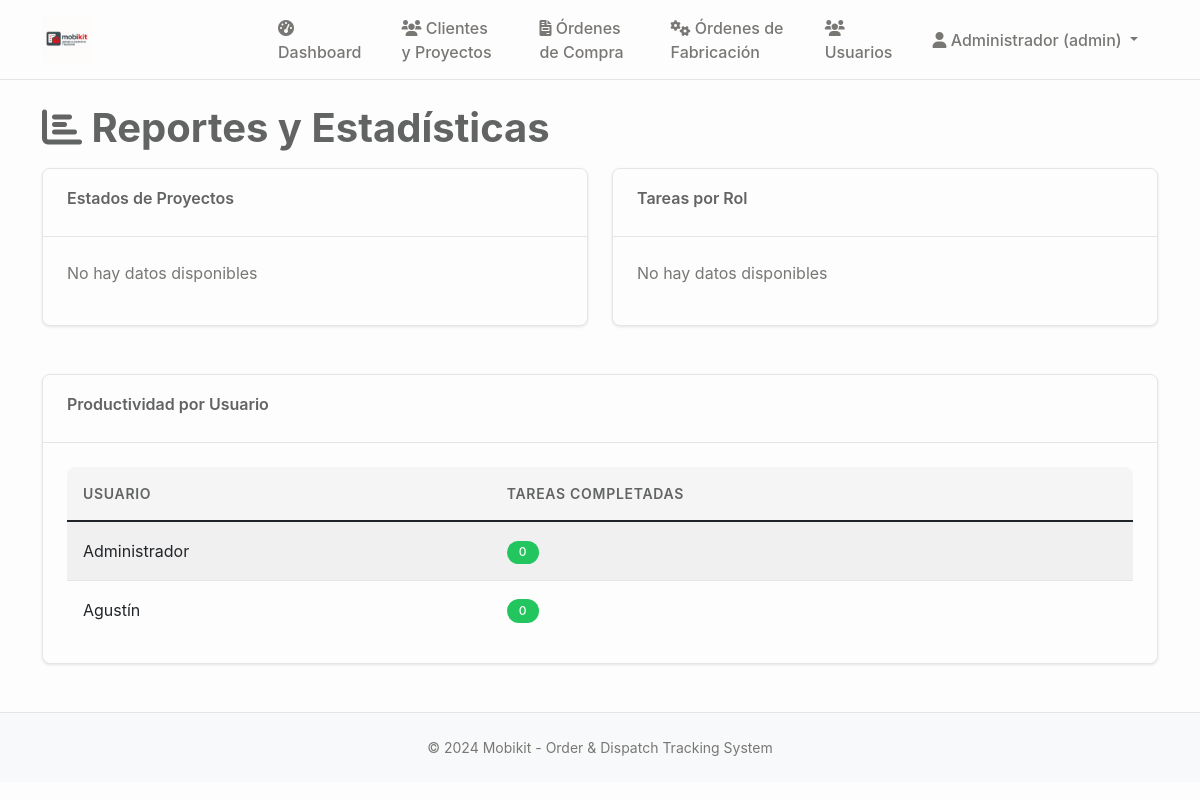
Page /reportes (signed in) on the committed database.
### tables this page shows
CREATE TABLE usuarios (
    id INTEGER PRIMARY KEY AUTOINCREMENT,
    username TEXT UNIQUE NOT NULL,
    password_hash TEXT NOT NULL,
    rol TEXT NOT NULL CHECK (rol IN ('admin', 'general', 'diseñador', 'operación', 'embalaje', 'despacho')),
    nombre TEXT NOT NULL,
    apellido TEXT,
    email TEXT UNIQUE,
    telefono TEXT,
    area_id INTEGER,
    activo BOOLEAN DEFAULT TRUE,
    ultimo_acceso TIMESTAMP,
    created_at TIMESTAMP DEFAULT CURRENT_TIMESTAMP,
    updated_at TIMESTAMP DEFAULT CURRENT_TIMESTAMP,
    FOREIGN KEY (area_id) REFERENCES areas (id)
);

### main.py (the view)
@app.route('/reportes')
@login_required
@role_required(['admin', 'general'])
def reportes():
    conn = sqlite3.connect('mobikit.db')
    cursor = conn.cursor()
    cursor.execute('''
        SELECT estado, COUNT(*) as cantidad
        FROM proyectos
        GROUP BY estado
    ''')
    estados_proyecto = cursor.fetchall()
    cursor.execute('''
        SELECT rol_asignado, COUNT(*) as cantidad
        FROM tareas
        GROUP BY rol_asignado
    ''')
    tareas_rol = cursor.fetchall()
    cursor.execute('''
        SELECT u.nombre, COUNT(t.id) as tareas_completadas
        FROM usuarios u
        LEFT JOIN tareas t ON u.id = t.usuario_asignado_id AND t.estado = 'completada'
        GROUP BY u.id, u.nombre
        ORDER BY tareas_completadas DESC
    ''')
    productividad = cursor.fetchall()
    conn.close()
    return render_template('reportes.html',
                           estados_proyecto=estados_proyecto,
                           tareas_rol=tareas_rol,
                           productividad=productividad)

### main.py (called while the page is built)
def login_required(f):
    @wraps(f)
    def decorated_function(*args, **kwargs):
        if 'user_id' not in session:
            return redirect(url_for('login'))
        return f(*args, **kwargs)
    return decorated_function

def role_required(roles):
    def decorator(f):
        @wraps(f)
        def decorated_function(*args, **kwargs):
            if 'user_role' not in session or session['user_role'] not in roles:
                flash('No tienes permisos para acceder a esta página', 'error')
                return redirect(url_for('dashboard'))
            return f(*args, **kwargs)
        return decorated_function
    return decorator

### templates/reportes.html (shortened to what this page needs)
{% extends "base.html" %}
{% block content %}
<h1><i class="fas fa-chart-bar"></i> Reportes y Estadísticas</h1>
<div class="row">
    <div class="col-md-6">
        <div class="card">
            <div class="card-header">
                <h6>Estados de Proyectos</h6>
            </div>
            <div class="card-body">
                {% if estados_proyecto %}
                {% for estado in estados_proyecto %}
                <div class="d-flex justify-content-between align-items-center mb-2">
                    <span>{{ estado[0]|title }}</span>
                    <span class="badge bg-primary">{{ estado[1] }}</span>
                </div>
                {% endfor %}
                {% else %}
                <p class="text-muted">No hay datos disponibles</p>
                {% endif %}
            </div>
        </div>
    </div>
    <div class="col-md-6">
        <div class="card">
            <div class="card-header">
                <h6>Tareas por Rol</h6>
            </div>
            <div class="card-body">
                {% if tareas_rol %}
                {% for rol in tareas_rol %}
                <div class="d-flex justify-content-between align-items-center mb-2">
                    <span>{{ rol[0]|title }}</span>
                    <span class="badge bg-secondary">{{ rol[1] }}</span>
                </div>
                {% endfor %}
                {% else %}
                <p class="text-muted">No hay datos disponibles</p>
                {% endif %}
            </div>
        </div>
    </div>
</div>
<div class="card mt-4">
    <div class="card-header">
        <h6>Productividad por Usuario</h6>
    </div>
    <div class="card-body">
        {% if productividad %}
        <div class="table-responsive">
            <table class="table table-striped">
                <thead>
                    <tr>
                        <th>Usuario</th>
                        <th>Tareas Completadas</th>
                    </tr>
                </thead>
                <tbody>
                    {% for usuario in productividad %}
                    <tr>
                        <td>{{ usuario[0] }}</td>
                        <td>
                            <span class="badge bg-success">{{ usuario[1] }}</span>
                        </td>
                    </tr>
                    {% endfor %}
                </tbody>
            </table>
        </div>
        {% else %}
        <p class="text-muted">No hay datos de productividad disponibles</p>
        {% endif %}
    </div>
</div>
{% endblock %}

### templates/base.html (shortened to what this page needs)
<!DOCTYPE html>
<html lang="es">
<head>
    <link href="https://cdn.jsdelivr.net/npm/bootstrap@5.1.3/dist/css/bootstrap.min.css" rel="stylesheet">
    <link href="https://cdnjs.cloudflare.com/ajax/libs/font-awesome/6.0.0/css/all.min.css" rel="stylesheet">
    <link href="{{ url_for('static', filename='css/style.css') }}" rel="stylesheet">
</head>
<body>
    <nav class="navbar navbar-expand-lg navbar-dark bg-primary">
        <div class="container">
            <a class="navbar-brand" href="{{ url_for('dashboard') }}">
                <img src="{{ url_for('static', filename='img/mobikit-logo.png') }}" alt="Mobikit Logo" style="height: 60px; width: auto; object-fit: contain; max-width: 200px;">
            </a>
            {% if session.user_id %}
            <div class="collapse navbar-collapse" id="navbarNav">
                <ul class="navbar-nav me-auto">
                    <li class="nav-item">
                        <a class="nav-link" href="{{ url_for('dashboard') }}">
                            <i class="fas fa-tachometer-alt"></i> Dashboard
                        </a>
                    </li>
                    <li class="nav-item">
                        <a class="nav-link" href="{{ url_for('clientes') }}">
                            <i class="fas fa-users"></i> Clientes y Proyectos
                        </a>
                    </li>
                    <li class="nav-item">
                        <a class="nav-link {% if request.endpoint == 'ordenes_compra' %}active{% endif %}" href="{{ url_for('ordenes_compra') }}">
                            <i class="fas fa-file-invoice"></i> Órdenes de Compra
                        </a>
                    </li>
                    <li class="nav-item">
                        <a class="nav-link {% if request.endpoint == 'ordenes_fabricacion' %}active{% endif %}" href="{{ url_for('ordenes_fabricacion') }}">
                            <i class="fas fa-cogs"></i> Órdenes de Fabricación
                        </a>
                    </li>
                    {% if session.user_role == 'admin' %}
                    <li class="nav-item">
                        <a class="nav-link" href="{{ url_for('usuarios') }}">
                            <i class="fas fa-users"></i> Usuarios
                        </a>
                    </li>
                    {% endif %}
                </ul>
                <ul class="navbar-nav">
                    <li class="nav-item dropdown">
                        <a class="nav-link dropdown-toggle" href="#" id="navbarDropdown" role="button" data-bs-toggle="dropdown">
                            <i class="fas fa-user"></i> {{ session.user_name }} ({{ session.user_role }})
                        </a>
                    </li>
                </ul>
            </div>
            {% endif %}
        </div>
    </nav>
    <main class="container mt-4">
        {% block content %}{% endblock %}
    </main>
    <footer class="bg-light mt-5 py-4">
        <div class="container text-center">
            <p class="mb-0">&copy; 2024 Mobikit - Order & Dispatch Tracking System</p>
        </div>
    </footer>
</body>
</html>

### static/css/style.css (style rules this page uses)
:root { --mobikit-red: #EF1A1F; --mobikit-red-light: #F58B8F; --mobikit-red-dark: #C7161A; --mobikit-gray: #626363; --mobikit-gray-logo: #626363; --mobikit-light-gray: #8C8C8C; --mobikit-dark-gray: #4A4A4A; --mobikit-white: #FDFDFD; --mobikit-light-bg: #FAFAFA; --mobikit-border: #E5E5E5; --mobikit-hover: #F5F5F5; --mobikit-text-light: #787774; --mobikit-sidebar: #F7F6F3; --mobikit-cocinas: #EF1A1F; --mobikit-closet: #626363; --mobikit-success: #22C55E; --mobikit-warning: #F59E0B; --mobikit-info: #626363; --mobikit-danger: #EF1A1F; }
* { box-sizing: border-box; }
body { font-family: -apple-system, BlinkMacSystemFont, 'Segoe UI', Roboto, 'Helvetica Neue', Arial, sans-serif; background-color: var(--mobikit-white); color: var(--mobikit-gray); line-height: 1.5; margin: 0; padding: 0; }
.navbar { background-color: var(--mobikit-white) !important; border-bottom: 1px solid var(--mobikit-border); padding: 0.75rem 1.5rem; box-shadow: none; height: 80px; position: sticky; top: 0; z-index: 1000; }
.navbar-brand { font-weight: 600; color: var(--mobikit-gray) !important; font-size: 1.3rem; display: flex; align-items: center; gap: 0.75rem; text-transform: lowercase; }
.navbar-brand img { max-height: 60px; width: auto; object-fit: contain; max-width: 200px; }
.nav-link { color: var(--mobikit-text-light) !important; font-weight: 500; padding: 0.5rem 1rem !important; border-radius: 6px; transition: all 0.2s ease; margin: 0 0.25rem; }
h1 { font-size: 2.5rem; font-weight: 700; color: var(--mobikit-gray); margin-bottom: 1rem; line-height: 1.2; }
h4, h5, h6 { font-weight: 600; color: var(--mobikit-gray); margin-bottom: 0.5rem; }
.card { background-color: var(--mobikit-white); border: 1px solid var(--mobikit-border); border-radius: 8px; box-shadow: 0 1px 3px rgba(0, 0, 0, 0.1); margin-bottom: 1.5rem; overflow: hidden; transition: all 0.2s ease; }
.card-header { background-color: var(--mobikit-white); border-bottom: 1px solid var(--mobikit-border); padding: 1.25rem 1.5rem; font-weight: 600; color: var(--mobikit-gray); font-size: 1.1rem; }
.card-body { padding: 1.5rem; }
.table { background-color: var(--mobikit-white); border-radius: 8px; overflow: hidden; margin-bottom: 0; }
.table th { background-color: var(--mobikit-hover); border: none; font-weight: 600; color: var(--mobikit-gray); padding: 1rem; font-size: 0.875rem; text-transform: uppercase; letter-spacing: 0.05em; }
.table td { border: none; border-top: 1px solid var(--mobikit-border); padding: 1rem; vertical-align: middle; }
.badge { font-weight: 500; padding: 0.35rem 0.75rem; border-radius: 20px; font-size: 0.75rem; letter-spacing: 0.025em; color: var(--mobikit-white) !important; }
.badge.bg-success { background-color: var(--mobikit-success) !important; }
a { color: var(--mobikit-red); text-decoration: none; }
footer { background-color: var(--mobikit-hover); color: var(--mobikit-text-light); text-align: center; padding: 2rem 0; margin-top: 3rem; border-top: 1px solid var(--mobikit-border); font-size: 0.875rem; }
.text-muted { color: var(--mobikit-text-light) !important; }

### rows in the picture
usuarios: user_name "Administrador", nombre "Administrador", usuario "0"
usuarios: nombre "Agustín", usuario "0"

### other values in the picture
{{ session.user_role }} "admin"
